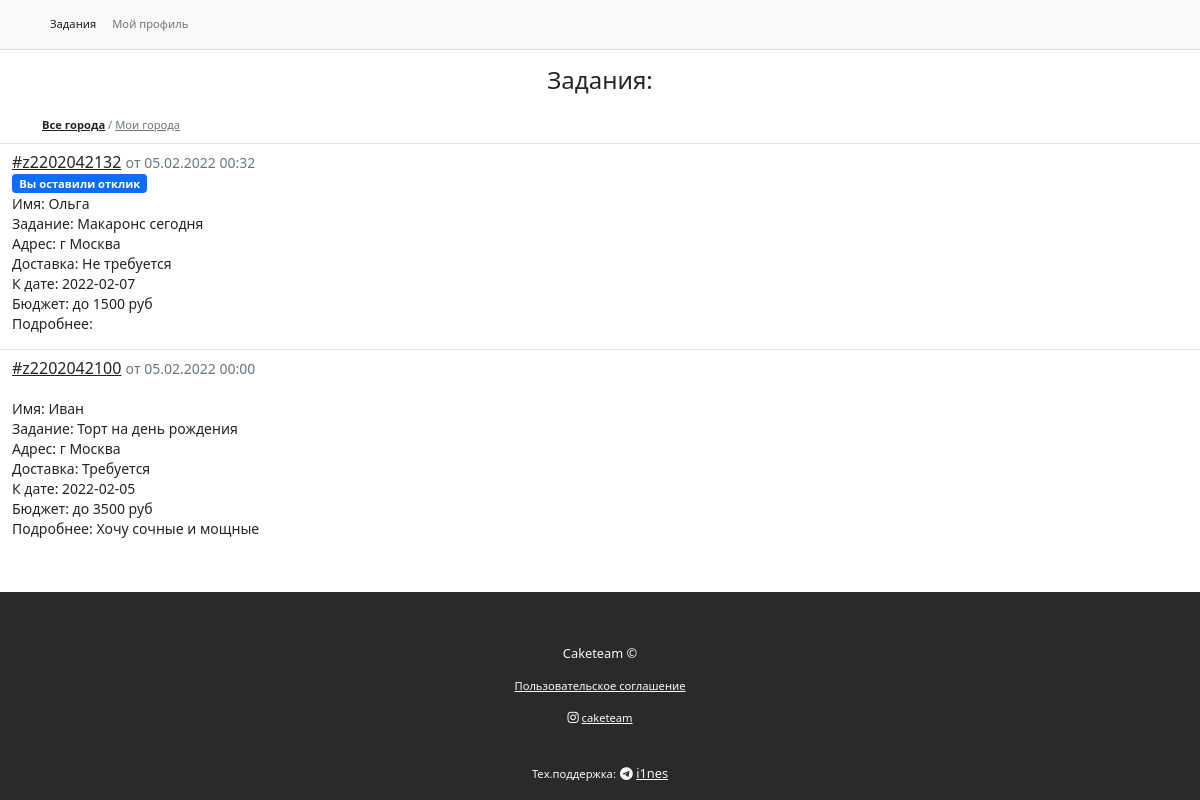
Page /a/orders (signed in) on the earlier database version.
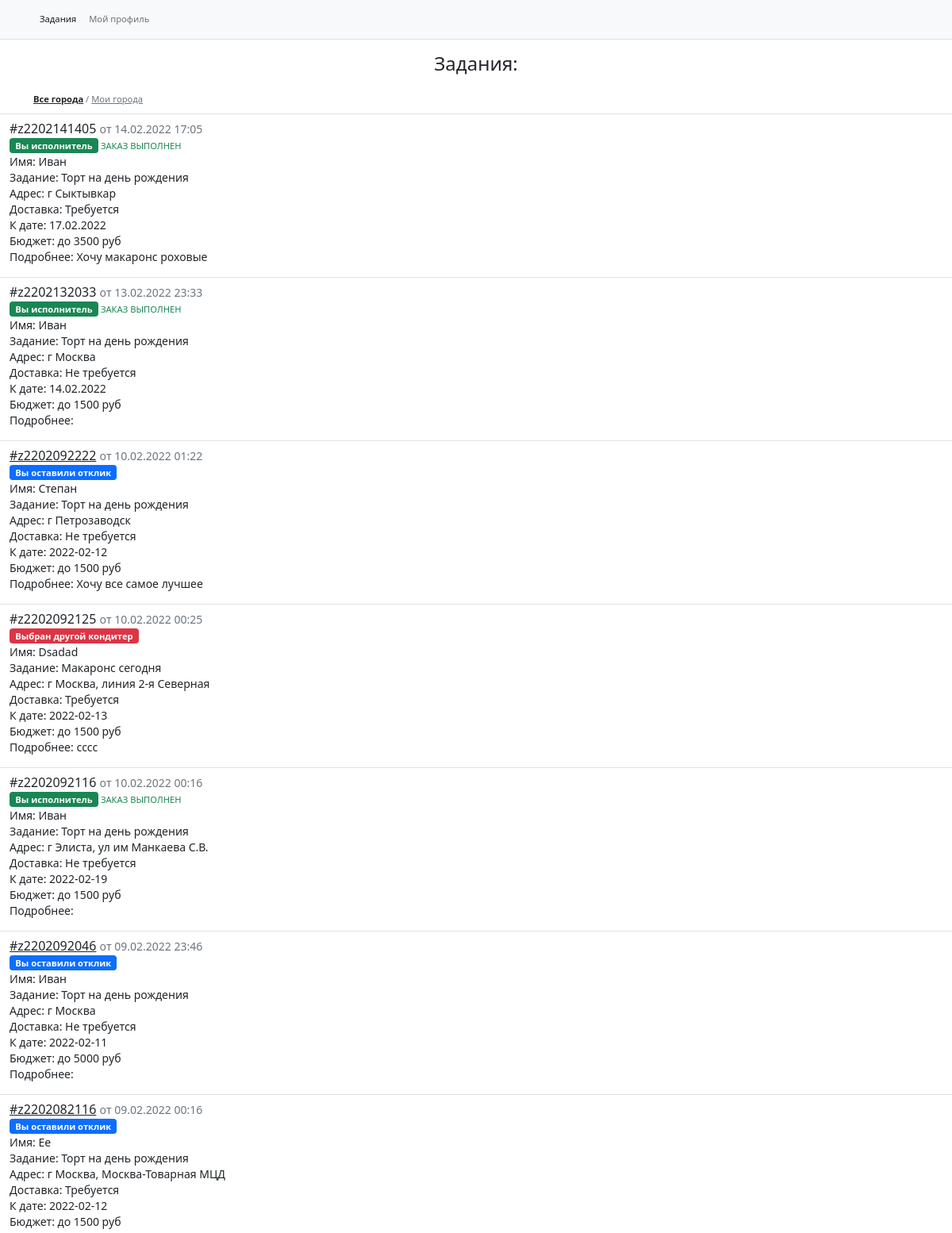
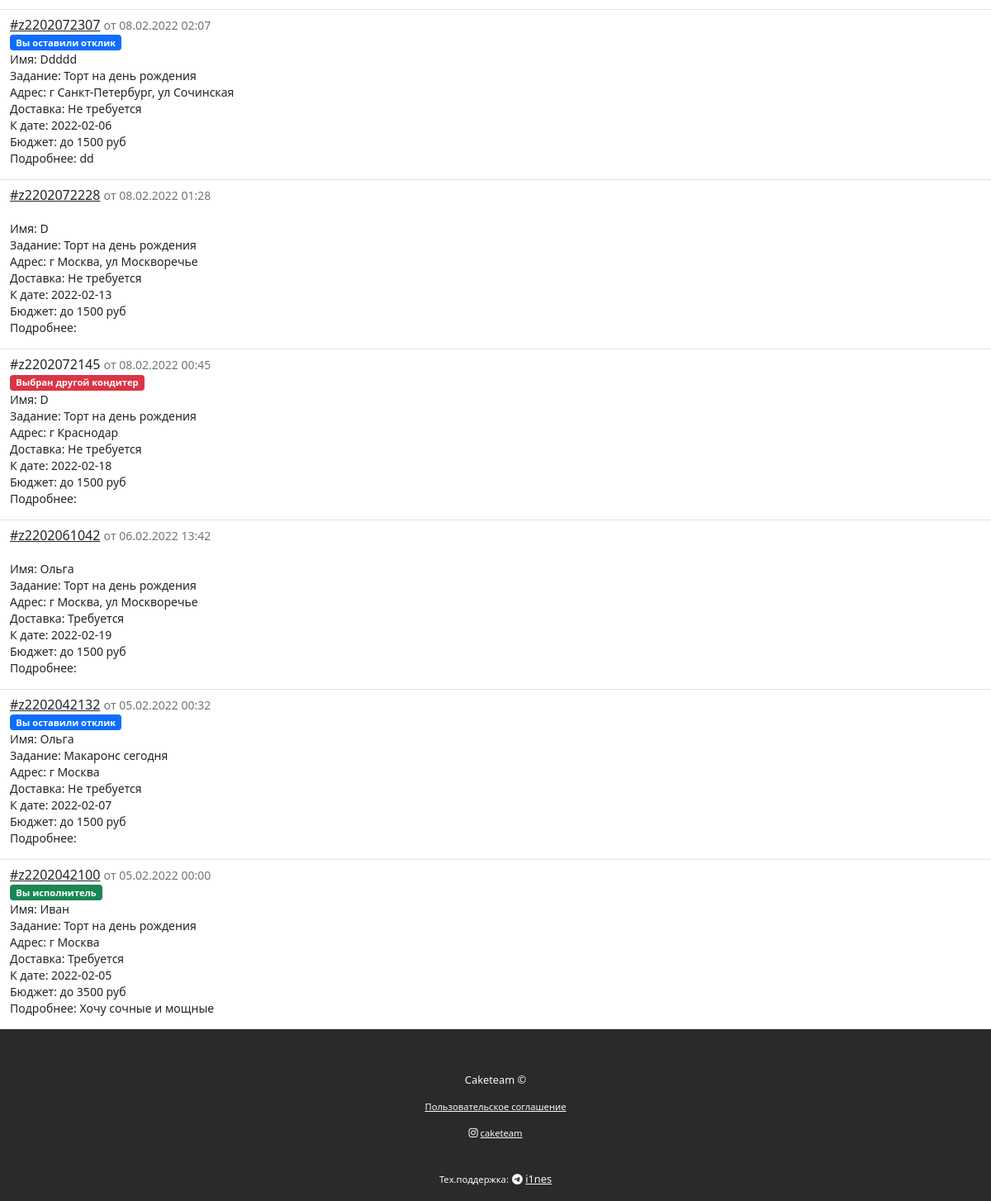
Same page on the later database version (2 pictures, top to bottom).
### quiz/models.py (models this page shows, shortened)
class Order(models.Model):
    STATUS_CHOICE = (
        ("NEW", "new"),
        ("FIND", "find"),
        ("WORK", "work"),
        ("DONE", "done"),
        ("UNDONE", "undone"),
    )
    name = models.CharField(max_length=200, default='')
    phone = models.CharField(max_length=15, default='')
    city = models.CharField(max_length=30, default='')
    max_responds = models.IntegerField(default=5)
    date = models.DateTimeField(auto_now_add=True, blank=True)
    status = models.CharField(max_length=15, choices=STATUS_CHOICE, default="NEW")
    note = models.TextField(default='')
    staff = models.ForeignKey(Staff, null=True, blank=True, on_delete=models.PROTECT, related_name="orders")
    respond_price = models.IntegerField(default=50)
    order_url = models.CharField(max_length=50, default="", unique=True)
    views = models.PositiveIntegerField(default=0)
    def set_numb_of_order(self):
        numb_of_order = '#z' + '{}'.format(self.date.strftime('%Y'))[-2:] + '{}'.format(
            self.date.strftime('%m%d%H%M'))
        return numb_of_order

### quiz/views.py (the view)
# urls.py: path('a/orders', quiz_views.staff_orders, name="staff_orders"),
def staff_orders(request):
    orders = Order.objects.exclude(status="NEW").order_by('-date')
    staff = request.user.staff
    filter_orders = []
    active = False
    if request.GET.get('f') == 'city':
        active = True
        for order in orders:
            if order.city in staff.cities:
                filter_orders.append(order)
    else:
        filter_orders = orders
    context = {'orders': filter_orders, 'staff': staff, 'active': active}
    return render(request, 'quiz/staff_orders.html', context)

### quiz/templatetags/is_responded.py (called while the page is built)
@register.filter
def is_responded(order, staff):
    return len(Respond.objects.filter(order=order, staff=staff)) > 0

### quiz/templatetags/is_viewed.py (called while the page is built)
@register.filter
def is_viewed(order, staff):
    return len(OrderCounter.objects.filter(order=order, staff=staff)) > 0

### quiz/templatetags/to_replace.py (called while the page is built)
@register.filter
def to_replace(value):
    return value.replace(";", "<br>")

### quiz/templates/quiz/staff_orders.html (shortened to what this page needs)
<!DOCTYPE html>
{% load to_replace %}
{% load is_viewed %}
{% load is_responded %}
{% load static %}
<html lang="en" class="h-100">
<head>
    <link rel="stylesheet" href="https://cdn.jsdelivr.net/npm/bootstrap-icons@1.7.2/font/bootstrap-icons.css">
    <link href="https://cdn.jsdelivr.net/npm/bootstrap@5.0.2/dist/css/bootstrap.min.css" rel="stylesheet">
    <link href="{% static 'css/style.css' %}" rel="stylesheet" />
</head>
<body class="d-flex flex-column h-100">
<main class="flex-shrink-0">
<nav class="navbar navbar-expand-md border-bottom navbar-light bg-light">
  <div class="container">
    <div class="collapse navbar-collapse" id="navbarNav">
        {% if user.is_authenticated %}
      <ul class="navbar-nav offer-text">
        <li class="nav-item">
          <a class="nav-link active" aria-current="page" href="{% url 'staff_orders' %}">Задания</a>
        </li>
        <li class="nav-item">
          <a class="nav-link" href="{% url 'profile_edit' telegram_id=staff.telegram_id %}">Мой профиль</a>
        </li>
      </ul>
        {% else %}
        <ul class="navbar-nav offer-text">
        <li class="nav-item">
          <a class="nav-link active" aria-current="page" href="#">Войти</a>
        </li>
      </ul>
        {% endif %}
    </div>
  </div>
</nav>
    <h4 class="text-center my-3">Задания:</h4>
    <div class="container mb-2">
        {% if active %}
        <span class="text-muted offer-text"><a class="text-muted" href="{% url 'staff_orders' %}">Все города</a> / <a class="text-dark fw-bolder" href="{% url 'staff_orders' %}?f=city">Мои города</a></span>
        {% else %}
        <span class="text-muted offer-text"><a class="text-dark fw-bolder" href="{% url 'staff_orders' %}">Все города</a> / <a class="text-muted" href="{% url 'staff_orders' %}?f=city">Мои города</a></span>
        {% endif %}
    </div>
    {% for order in orders|slice:":100" %}
    <div class="container-fluid border-top border-top pt-2">
        <div class="row">
            <div class="col-12">
                {% if order.staff != staff and order.staff != None or order.status == "DONE" or order.status == "UNDONE" %}
                <p class="fw-normal lh-sm text-dark">{{ order.set_numb_of_order }}
                {% else %}
                    {% if order|is_viewed:staff %}
                    <p class="fw-normal lh-sm"><a class="text-dark" href="{% url 'order_respond_login' order_id=order.id telegram_id=staff.telegram_id %}">{{ order.set_numb_of_order }}</a>
                    {% else %}
                    <p class="fw-bold lh-sm"><a class="text-dark" href="{% url 'order_respond_login' order_id=order.id telegram_id=staff.telegram_id %}">{{ order.set_numb_of_order }}</a>
                    {% endif %}
                {% endif %}
                        <small class="text-muted fw-normal">от {{ order.date|date:'d.m.Y H:i' }}</small><br>
                        {% if order.staff == staff %}
                        <span class="badge bg-success offer-text">Вы исполнитель</span>{% if order.status == "DONE" %}<span class="text-success offer-text"> ЗАКАЗ ВЫПОЛНЕН</span>{% elif order.status == "UNDONE" %}<span class="text-danger offer-text"> ЗАКАЗ НЕ ВЫПОЛНЕН</span>{% endif %}
                        {% elif order.staff != staff and order.staff != None %}
                        <span class="badge bg-danger offer-text">Выбран другой кондитер</span>
                        {% elif order|is_responded:staff %}
                        <span class="badge bg-primary offer-text">Вы оставили отклик</span>
                        {% endif %}
                        {% autoescape off %}
                        <br><small class="text-dark fw-normal">{{ order.note|to_replace }}</small>
                        {% endautoescape %}
            </div>
        </div>
    </div>
    {% endfor %}
</main>
<footer class="footer mt-auto">
    <div id="footer" class="container-fluid">
        <div class="container">
            <div class="row justify-content-center">
                <div class="col-12 text-center mt-5">
                    <span class="text-light label-text">Caketeam ©</span>
                </div>
                <div class="col-12 text-center mt-2">
                    <span class="text-light offer-text"><a class="text-light" href="#">Пользовательское соглашение</a></span>
                </div>
                <div class="col-12 text-center mt-2">
                    <span class="text-light offer-text"><i class="bi bi-instagram"></i> <a class="text-light" href="#">caketeam </a></span>
                </div>
                <div class="col-12 text-center mt-2">
                    <br><span class="text-light offer-text">Тех.поддержка:</span> <span class="text-light label-text"><i class="bi bi-telegram"></i> <a class="text-light" href="https://t.me/i1nes">i1nes </a></span>
                </div>
            </div>
        </div>
    </div>
</footer>
</body>
</html>

### static/css/style.css (style rules this page uses)
.label-text { font-size: 0.8em; }
.offer-text { font-size: 0.7em; }
::placeholder { font-size: 14px; }
#footer { height: 13em; background: #2a2a2a; }

Differences in the rows shown:
added Order: set_numb_of_order "#z2202141405", date "14.02.2022 17:05", shows "Вы исполнитель", status "ЗАКАЗ ВЫПОЛНЕН", note|to_replace "Имя: Иван Задание: Торт на день рождения Адрес: г Сыктывкар Доставка: Требуется К дате: 17.02.2022 Бюджет: до 3500 руб Подробнее: Хочу макаронс роховые"
added Order: set_numb_of_order "#z2202132033", date "13.02.2022 23:33", shows "Вы исполнитель", status "ЗАКАЗ ВЫПОЛНЕН", note|to_replace "Имя: Иван Задание: Торт на день рождения Адрес: г Москва Доставка: Не требуется К дате: 14.02.2022 Бюджет: до 1500 руб Подробнее:"
added Order: set_numb_of_order "#z2202092222", date "10.02.2022 01:22", shows "Вы оставили отклик", note|to_replace "Имя: Степан Задание: Торт на день рождения Адрес: г Петрозаводск Доставка: Не требуется К дате: 2022-02-12 Бюджет: до 1500 руб Подробнее: Хочу все самое лучшее"
added Order: set_numb_of_order "#z2202092125", date "10.02.2022 00:25", shows "Выбран другой кондитер", note|to_replace "Имя: Dsadad Задание: Макаронс сегодня Адрес: г Москва, линия 2-я Северная Доставка: Требуется К дате: 2022-02-13 Бюджет: до 1500 руб Подробнее: cccc"
added Order: set_numb_of_order "#z2202092116", date "10.02.2022 00:16", shows "Вы исполнитель", status "ЗАКАЗ ВЫПОЛНЕН", note|to_replace "Имя: Иван Задание: Торт на день рождения Адрес: г Элиста, ул им Манкаева С.В. Доставка: Не требуется К дате: 2022-02-19 Бюджет: до 1500 руб Подробнее:"
added Order: set_numb_of_order "#z2202092046", date "09.02.2022 23:46", shows "Вы оставили отклик", note|to_replace "Имя: Иван Задание: Торт на день рождения Адрес: г Москва Доставка: Не требуется К дате: 2022-02-11 Бюджет: до 5000 руб Подробнее:"
added Order: set_numb_of_order "#z2202082116", date "09.02.2022 00:16", shows "Вы оставили отклик", note|to_replace "Имя: Ee Задание: Торт на день рождения Адрес: г Москва, Москва-Товарная МЦД Доставка: Требуется К дате: 2022-02-12 Бюджет: до 1500 руб"
added Order: set_numb_of_order "#z2202072307", date "08.02.2022 02:07", shows "Вы оставили отклик", note|to_replace "Имя: Ddddd Задание: Торт на день рождения Адрес: г Санкт-Петербург, ул Сочинская Доставка: Не требуется К дате: 2022-02-06 Бюджет: до 1500 руб Подробнее: dd"
added Order: set_numb_of_order "#z2202072228", date "08.02.2022 01:28", note|to_replace "Имя: D Задание: Торт на день рождения Адрес: г Москва, ул Москворечье Доставка: Не требуется К дате: 2022-02-13 Бюджет: до 1500 руб Подробнее:"
added Order: set_numb_of_order "#z2202072145", date "08.02.2022 00:45", shows "Выбран другой кондитер", note|to_replace "Имя: D Задание: Торт на день рождения Адрес: г Краснодар Доставка: Не требуется К дате: 2022-02-18 Бюджет: до 1500 руб Подробнее:"
added Order: set_numb_of_order "#z2202061042", date "06.02.2022 13:42", note|to_replace "Имя: Ольга Задание: Торт на день рождения Адрес: г Москва, ул Москворечье Доставка: Требуется К дате: 2022-02-19 Бюджет: до 1500 руб Подробнее:"
changed Order (number 13 of 13 on the later page): now shows "Вы исполнитель"
